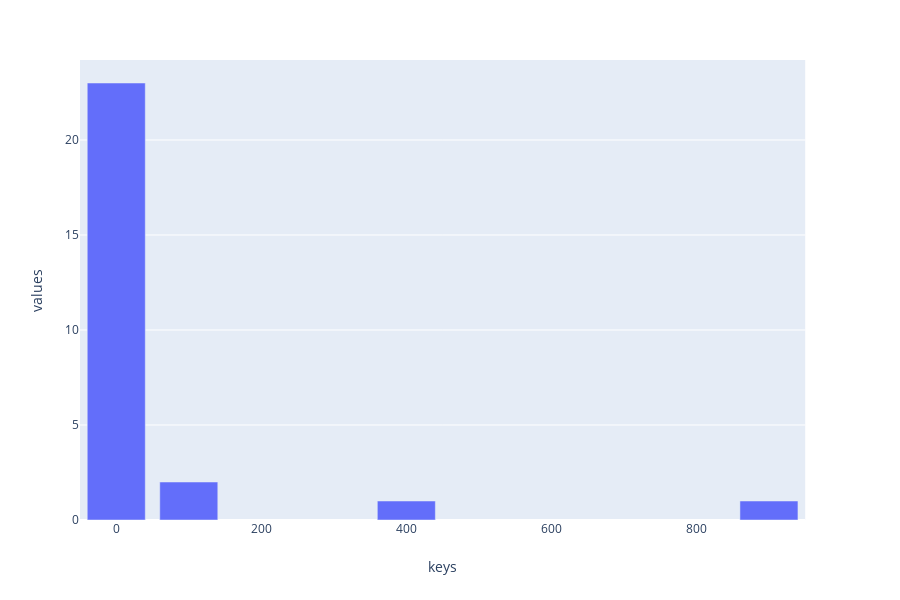

The notebook cell saved with this chart:
### Code cell
df = pd.DataFrame()
df["keys"] = kek.keys()
df["values"] = kek.values()

px.bar(df, x="keys", y="values")

### Figure 1 — Plotly figure (JSON) as saved in the notebook; plotly's stock layout.template omitted (floating-point values rounded to 4 significant figures)
{"data": [{"alignmentgroup": "True", "hoverlabel": {"namelength": 0}, "hovertemplate": "keys=%{x}<br>values=%{y}", "legendgroup": "", "marker": {"color": "#636efa"}, "name": "", "offsetgroup": "", "orientation": "v", "showlegend": false, "textposition": "auto", "type": "bar", "x": [0, 100, 400, 900], "xaxis": "x", "y": [23, 2, 1, 1], "yaxis": "y"}], "layout": {"barmode": "relative", "height": 600, "legend": {"tracegroupgap": 0}, "margin": {"t": 60}, "xaxis": {"anchor": "y", "domain": [0, 0.98], "title": {"text": "keys"}}, "yaxis": {"anchor": "x", "domain": [0, 1], "title": {"text": "values"}}}}
